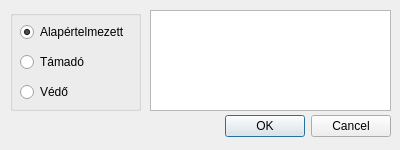
<?xml version="1.0" encoding="UTF-8"?>
<ui version="4.0">
 <class>SkaldAttackDefenseOptionsDialog</class>
 <widget class="QDialog" name="SkaldAttackDefenseOptionsDialog">
  <property name="geometry">
   <rect>
    <x>0</x>
    <y>0</y>
    <width>400</width>
    <height>150</height>
   </rect>
  </property>
  <property name="sizePolicy">
   <sizepolicy hsizetype="Fixed" vsizetype="Fixed">
    <horstretch>0</horstretch>
    <verstretch>0</verstretch>
   </sizepolicy>
  </property>
  <property name="minimumSize">
   <size>
    <width>400</width>
    <height>150</height>
   </size>
  </property>
  <property name="maximumSize">
   <size>
    <width>400</width>
    <height>150</height>
   </size>
  </property>
  <property name="windowTitle">
   <string>Szkald</string>
  </property>
  <widget class="QDialogButtonBox" name="confirm_reject_skald_attack_defense_options_buttonBox">
   <property name="geometry">
    <rect>
     <x>220</x>
     <y>110</y>
     <width>171</width>
     <height>32</height>
    </rect>
   </property>
   <property name="orientation">
    <enum>Qt::Orientation::Horizontal</enum>
   </property>
   <property name="standardButtons">
    <set>QDialogButtonBox::StandardButton::Cancel|QDialogButtonBox::StandardButton::Ok</set>
   </property>
  </widget>
  <widget class="QGroupBox" name="skald_attack_defense_options_groupBox">
   <property name="geometry">
    <rect>
     <x>10</x>
     <y>10</y>
     <width>131</width>
     <height>101</height>
    </rect>
   </property>
   <property name="title">
    <string/>
   </property>
   <widget class="QRadioButton" name="default_radioButton">
    <property name="geometry">
     <rect>
      <x>10</x>
      <y>10</y>
      <width>121</width>
      <height>24</height>
     </rect>
    </property>
    <property name="text">
     <string>Alapértelmezett</string>
    </property>
    <property name="checked">
     <bool>true</bool>
    </property>
   </widget>
   <widget class="QRadioButton" name="higher_attack_radioButton">
    <property name="geometry">
     <rect>
      <x>10</x>
      <y>40</y>
      <width>98</width>
      <height>24</height>
     </rect>
    </property>
    <property name="text">
     <string>Támadó</string>
    </property>
   </widget>
   <widget class="QRadioButton" name="higher_defense_radioButton">
    <property name="geometry">
     <rect>
      <x>10</x>
      <y>70</y>
      <width>98</width>
      <height>24</height>
     </rect>
    </property>
    <property name="text">
     <string>Védő</string>
    </property>
   </widget>
  </widget>
  <widget class="QTextEdit" name="rule_description_textEdit">
   <property name="geometry">
    <rect>
     <x>150</x>
     <y>10</y>
     <width>241</width>
     <height>101</height>
    </rect>
   </property>
   <property name="readOnly">
    <bool>true</bool>
   </property>
   <property name="textInteractionFlags">
    <set>Qt::TextInteractionFlag::NoTextInteraction</set>
   </property>
   <property name="placeholderText">
    <string/>
   </property>
  </widget>
 </widget>
 <resources/>
 <connections>
  <connection>
   <sender>confirm_reject_skald_attack_defense_options_buttonBox</sender>
   <signal>accepted()</signal>
   <receiver>SkaldAttackDefenseOptionsDialog</receiver>
   <slot>accept()</slot>
   <hints>
    <hint type="sourcelabel">
     <x>248</x>
     <y>254</y>
    </hint>
    <hint type="destinationlabel">
     <x>157</x>
     <y>274</y>
    </hint>
   </hints>
  </connection>
  <connection>
   <sender>confirm_reject_skald_attack_defense_options_buttonBox</sender>
   <signal>rejected()</signal>
   <receiver>SkaldAttackDefenseOptionsDialog</receiver>
   <slot>reject()</slot>
   <hints>
    <hint type="sourcelabel">
     <x>316</x>
     <y>260</y>
    </hint>
    <hint type="destinationlabel">
     <x>286</x>
     <y>274</y>
    </hint>
   </hints>
  </connection>
 </connections>
</ui>
